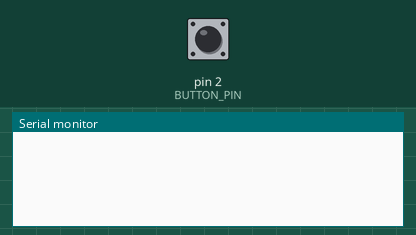
This sketch was run on a simulated Arduino Uno, built with avr-gcc and run on an emulated ATmega328P. Parts: the last lines printed to the serial monitor. The test bench sets the inputs (shaded band); at power-on: pin 2 (BUTTON_PIN) LOW.

Above: at 1.2 s.
1.3 s: pin 2 (BUTTON_PIN) pulled HIGH for 0.15 s
At 1.43 s:
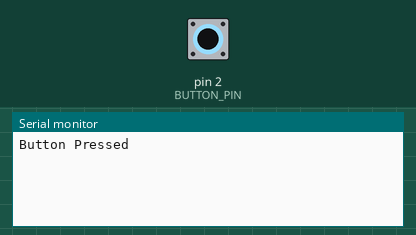
At 2.1 s:
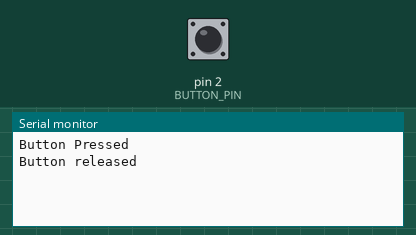

The sketch:

Debounce_experiment.ino
```cpp
#define BUTTON_PIN 2

byte buttonState = LOW;
unsigned long lastTimeButtonChanged = millis();
unsigned long debounceDelay = 50;


void setup() {
  // put your setup code here, to run once:
  Serial.begin(115200);
  pinMode(BUTTON_PIN, INPUT);

}

void loop() {
  // put your main code here, to run repeatedly:
  unsigned long timeNow = millis();

  if (timeNow - lastTimeButtonChanged > debounceDelay) {
      byte newButtonState = digitalRead(BUTTON_PIN);
      if (newButtonState != buttonState) {
        lastTimeButtonChanged = timeNow;
        buttonState = newButtonState;
        if(buttonState == HIGH){
          Serial.println("Button Pressed");
        } else {
          Serial.println("Button released");
        }
      }
  }


}
```

Measured:
- after the input at 1.3 s, the serial monitor: prints a new line at once (image 1)
